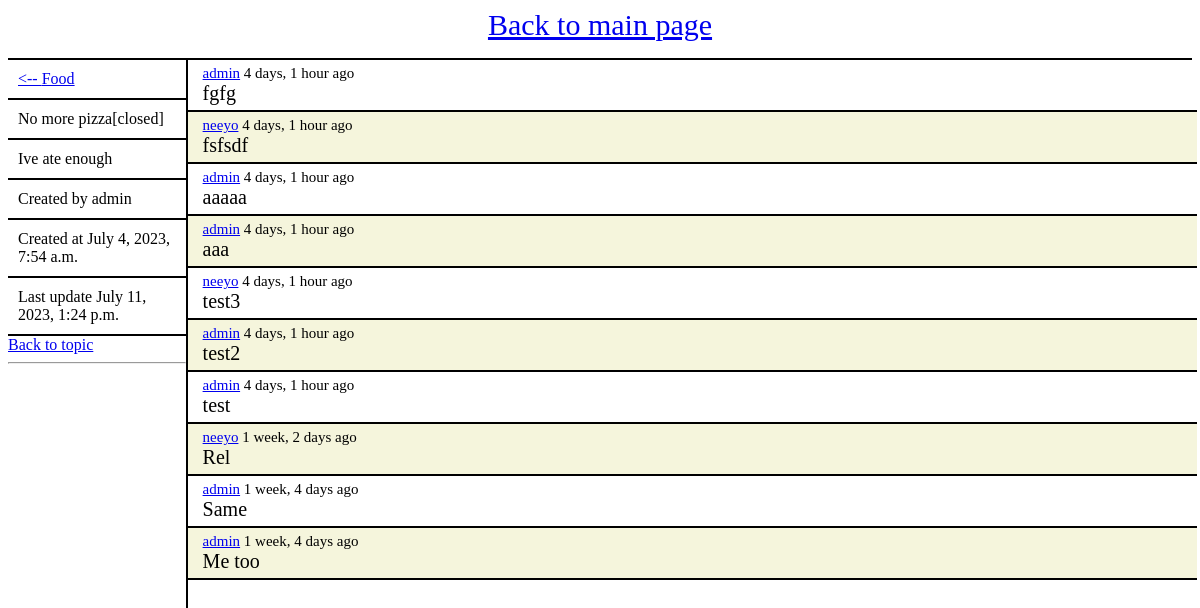
The page /notes/note/7/ on the database as committed earlier.
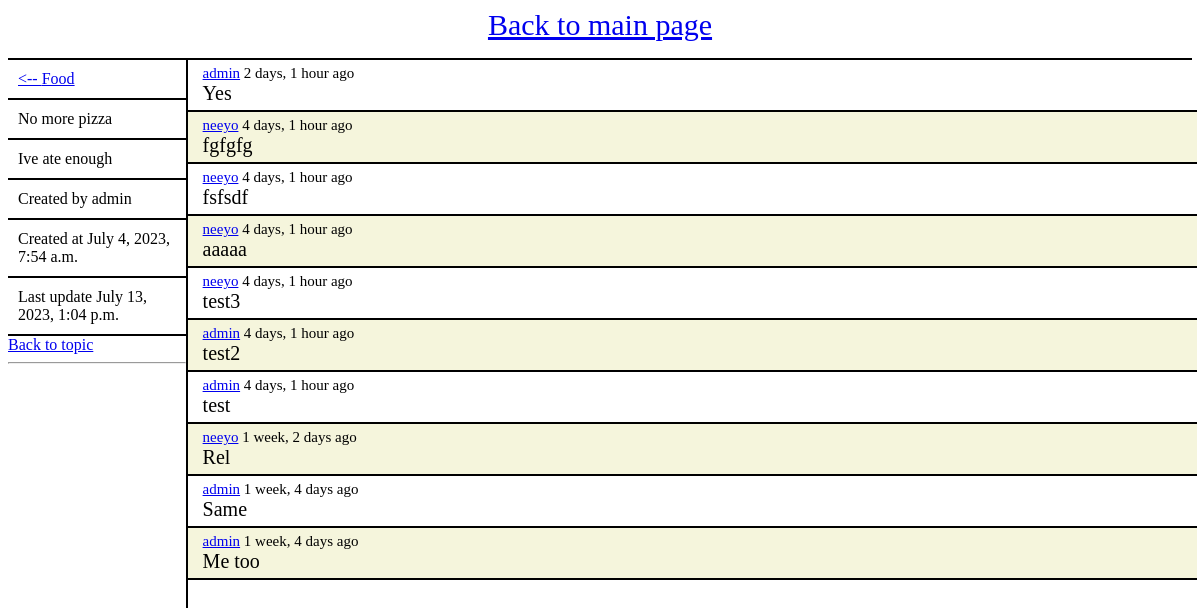
The same page on the database as committed later.
### notes/models.py (models this page shows, shortened)
class Note(models.Model):
    topic = models.ForeignKey(Topic, on_delete=models.SET_NULL, null=True)
    author = models.ForeignKey(User, on_delete=models.SET_NULL, null=True)
    name = models.CharField(max_length=100)
    description = models.TextField(max_length=500)
    created_at = models.DateTimeField(auto_now_add=True)
    updated_at = models.DateTimeField(auto_now=True)
    completed = models.BooleanField(default=False)
    completed_by = models.ForeignKey(User, on_delete=models.SET_NULL, null=True, related_name='topic_completed_by')
    def is_completed(self):
        return self.completed

class Topic(models.Model):
    author = models.ForeignKey(User, on_delete=models.SET_NULL, null=True)
    name = models.CharField(max_length=100)
    description = models.TextField(max_length=500)
    created_at = models.DateTimeField(auto_now_add=True)
    updated_at = models.DateTimeField(auto_now=True)

class Comment(models.Model):
    note = models.ForeignKey(Note, on_delete=models.SET_NULL, null=True)
    author = models.ForeignKey(User, on_delete=models.SET_NULL, null=True)
    message = models.TextField(max_length=500)
    created_at = models.DateTimeField(auto_now_add=True)
    updated_at = models.DateTimeField(auto_now=True)

### notes/views.py (the view)
# urls.py: path("note/<int:note_id>/", views.note_detail, name="note_detail"),
def note_detail(request, note_id):
    context = {}
    note = get_object_or_404(Note, pk=note_id)
    comments = note.comment_set.all().order_by('-created_at')
    context["note"] = note
    context["comments"] = comments
    return render(request, "notes/note_detail.html", context)

### notes/templates/notes/note_detail.html (shortened to what this page needs)
{% extends 'notes/template.html' %}
{% block content %}
<div>
    <div class = "left-panel">
        <div class = "name">
            <a href="/notes/topic/{{ note.topic.id}}">&lt;-- {{ note.topic.name }}</a>
        </div>
        <div class = "name">
            {% if note.is_completed %}
                {{ note.name }}[closed]
            {% else %}
                {{ note.name }}
            {% endif %}
        </div>
        <div class = "description">
            {{ note.description }}
        </div>
        <div class = "created-by">
            Created by {{ note.author }}
        </div>
        <div class = "created-at">
            Created at {{ note.created_at }}
        </div>
        <div class = "last-update">
            Last update {{ note.updated_at }}
        </div>
        <a href="/notes/topic/{{ note.topic.id }}/">Back to topic</a>
        <hr/>
    </div>
    <div class = "right-panel">
        {% if comments %}
            {% for comment in comments %}
                <div class = "comment">
                    <div class = "comment-info">
                        <a href="/notes/user/{{ comment.author.id }}/">{{ comment.author }}</a>&nbsp;{{ comment.created_at|timesince }} ago&nbsp;
                    </div>
                    <div class = "comment-body">
                        {{ comment.message }}
                    </div>
                </div>
            {% endfor %}
        {% else %}
            <p>No comments for this note are available.</p>
        {% endif %}
    </div>
</div>
{% endblock content %}

### notes/templates/notes/template.html
{% load static %}
<html>
    <head>
        <link rel="stylesheet" type="text/css" href="{% static 'styles/main.css' %}">
    </head>
    <body>
        <div class = "navbar">
            <a href="/notes/">Back to main page</a>
        </div>
        {% block content %}
        {% endblock %}
    </body>
</html>

### notes/static/styles/main.css (style rules this page uses)
body { background-color: white; }
.navbar { border-bottom: 2px solid black; height:50px; }
.navbar > a { font-size: 30px; display: flex; justify-content: center; align-items: center; }
.left-panel { float:left; width:15%; height:90%; border-right: 2px solid black; margin-right:0; }
.right-panel { float:left; width: 84%; height:90%; font-size: 20px; }
.comment { font-size: 20px; min-height:40px; width:100%; border-bottom: 2px solid black; padding-left: 15px; padding-top: 5px; padding-bottom: 5px; }
.topic:nth-child(2n), .note:nth-child(2n), .comment:nth-child(2n) { background-color: #F5F5DC; }
.name, .description, .created-by, .created-at, .last-update { border-bottom: 2px solid black; padding: 10px; display: flex; align-items: center; }
.comment-info { font-size: 15px; }

Rows that differ between the two databases and show on the page:
removed Comment: author "admin", created_at "4 days, 1 hour", message "aaaaa"
changed Note "No more pizza": completed True → False (drawn); updated_at "July 11, 2023, 1:24 p.m." → "July 13, 2023, 1:04 p.m."
added Comment: author "admin", created_at "2 days, 1 hour", message "Yes"
changed Comment: author "admin" → "neeyo"; message "fgfg" → "fgfgfg"
changed Comment: author "admin" → "neeyo"; message "aaa" → "aaaaa"
Other text that changed with them:
text no longer shown: "[closed]"
